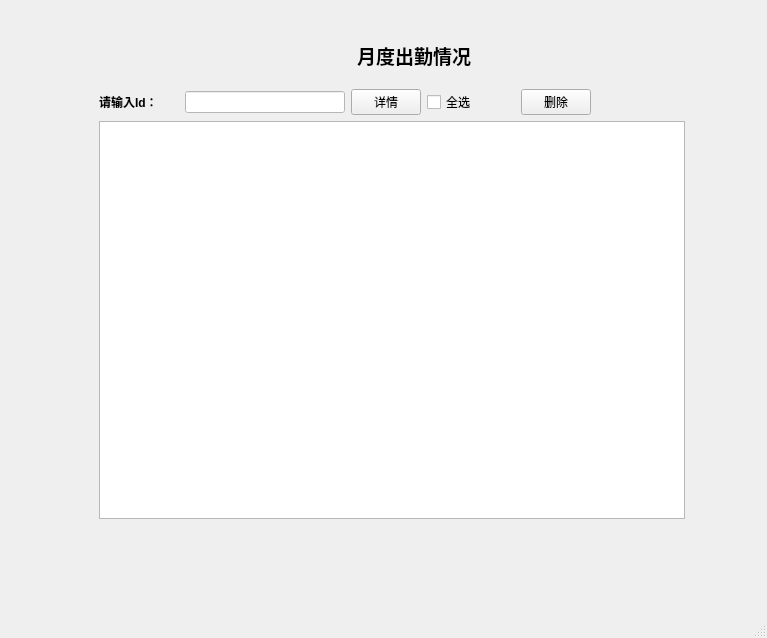
<?xml version="1.0" encoding="UTF-8"?>
<ui version="4.0">
 <class>StaffPage11</class>
 <widget class="QMainWindow" name="StaffPage11">
  <property name="geometry">
   <rect>
    <x>0</x>
    <y>0</y>
    <width>767</width>
    <height>638</height>
   </rect>
  </property>
  <property name="windowTitle">
   <string>月度出勤记录</string>
  </property>
  <property name="windowIcon">
   <iconset>
    <normaloff>:/new/prefix1/build-untitled1-Desktop_Qt_5_12_2_MinGW_64_bit-Debug/chuqin.jpg</normaloff>:/new/prefix1/build-untitled1-Desktop_Qt_5_12_2_MinGW_64_bit-Debug/chuqin.jpg</iconset>
  </property>
  <widget class="QWidget" name="centralwidget">
   <property name="styleSheet">
    <string notr="true">
</string>
   </property>
   <widget class="QWidget" name="widget" native="true">
    <property name="geometry">
     <rect>
      <x>60</x>
      <y>20</y>
      <width>461</width>
      <height>72</height>
     </rect>
    </property>
    <property name="styleSheet">
     <string notr="true">color: rgb(255, 255, 255);</string>
    </property>
    <layout class="QGridLayout" name="gridLayout_2" columnstretch="1,0,0">
     <item row="0" column="0">
      <spacer name="horizontalSpacer">
       <property name="orientation">
        <enum>Qt::Horizontal</enum>
       </property>
       <property name="sizeHint" stdset="0">
        <size>
         <width>262</width>
         <height>20</height>
        </size>
       </property>
      </spacer>
     </item>
     <item row="0" column="2">
      <widget class="QWidget" name="widget_2" native="true">
       <layout class="QGridLayout" name="gridLayout">
        <item row="0" column="0">
         <widget class="QLabel" name="label_4">
          <property name="minimumSize">
           <size>
            <width>26</width>
            <height>15</height>
           </size>
          </property>
          <property name="maximumSize">
           <size>
            <width>40</width>
            <height>40</height>
           </size>
          </property>
          <property name="styleSheet">
           <string notr="true">border-image: url(:/new/prefix1/build-untitled1-Desktop_Qt_5_12_2_MinGW_64_bit-Debug/renwu.jpg);</string>
          </property>
          <property name="text">
           <string/>
          </property>
         </widget>
        </item>
       </layout>
      </widget>
     </item>
     <item row="0" column="1">
      <widget class="QLabel" name="label_3">
       <property name="font">
        <font>
         <family>幼圆</family>
         <pointsize>14</pointsize>
        </font>
       </property>
       <property name="styleSheet">
        <string notr="true">color: rgb(0, 0, 0);</string>
       </property>
       <property name="text">
        <string>&lt;html&gt;&lt;head/&gt;&lt;body&gt;&lt;p align=&quot;center&quot;&gt;&lt;span style=&quot; font-weight:600;&quot;&gt;月度出勤情况&lt;/span&gt;&lt;/p&gt;&lt;/body&gt;&lt;/html&gt;</string>
       </property>
       <property name="alignment">
        <set>Qt::AlignCenter</set>
       </property>
      </widget>
     </item>
    </layout>
   </widget>
   <widget class="QStackedWidget" name="stackedWidget">
    <property name="geometry">
     <rect>
      <x>90</x>
      <y>80</y>
      <width>604</width>
      <height>448</height>
     </rect>
    </property>
    <property name="styleSheet">
     <string notr="true"/>
    </property>
    <property name="currentIndex">
     <number>0</number>
    </property>
    <widget class="QWidget" name="page">
     <layout class="QGridLayout" name="gridLayout_4">
      <item row="4" column="0">
       <widget class="QLabel" name="label_5">
        <property name="maximumSize">
         <size>
          <width>80</width>
          <height>16777215</height>
         </size>
        </property>
        <property name="text">
         <string>&lt;html&gt;&lt;head/&gt;&lt;body&gt;&lt;p&gt;&lt;span style=&quot; font-weight:600;&quot;&gt;请输入Id：&lt;/span&gt;&lt;/p&gt;&lt;/body&gt;&lt;/html&gt;</string>
        </property>
       </widget>
      </item>
      <item row="4" column="1">
       <widget class="QLineEdit" name="lineEdit">
        <property name="maximumSize">
         <size>
          <width>160</width>
          <height>16777215</height>
         </size>
        </property>
        <property name="styleSheet">
         <string notr="true">background-color: rgb(255, 255, 255);</string>
        </property>
       </widget>
      </item>
      <item row="4" column="3">
       <widget class="QCheckBox" name="checkBox">
        <property name="text">
         <string>全选</string>
        </property>
       </widget>
      </item>
      <item row="4" column="2">
       <widget class="QPushButton" name="pushButton_2">
        <property name="maximumSize">
         <size>
          <width>70</width>
          <height>16777215</height>
         </size>
        </property>
        <property name="text">
         <string>详情</string>
        </property>
       </widget>
      </item>
      <item row="4" column="4">
       <widget class="QPushButton" name="pushButton_3">
        <property name="maximumSize">
         <size>
          <width>70</width>
          <height>16777215</height>
         </size>
        </property>
        <property name="text">
         <string>删除</string>
        </property>
       </widget>
      </item>
      <item row="6" column="0" colspan="6">
       <widget class="QTableView" name="tableView"/>
      </item>
     </layout>
    </widget>
    <widget class="QWidget" name="page_2">
     <property name="styleSheet">
      <string notr="true">color: rgb(0, 0, 0);</string>
     </property>
    </widget>
   </widget>
  </widget>
  <widget class="QMenuBar" name="menubar">
   <property name="geometry">
    <rect>
     <x>0</x>
     <y>0</y>
     <width>767</width>
     <height>25</height>
    </rect>
   </property>
  </widget>
  <widget class="QStatusBar" name="statusbar"/>
 </widget>
 <resources/>
 <connections/>
</ui>
